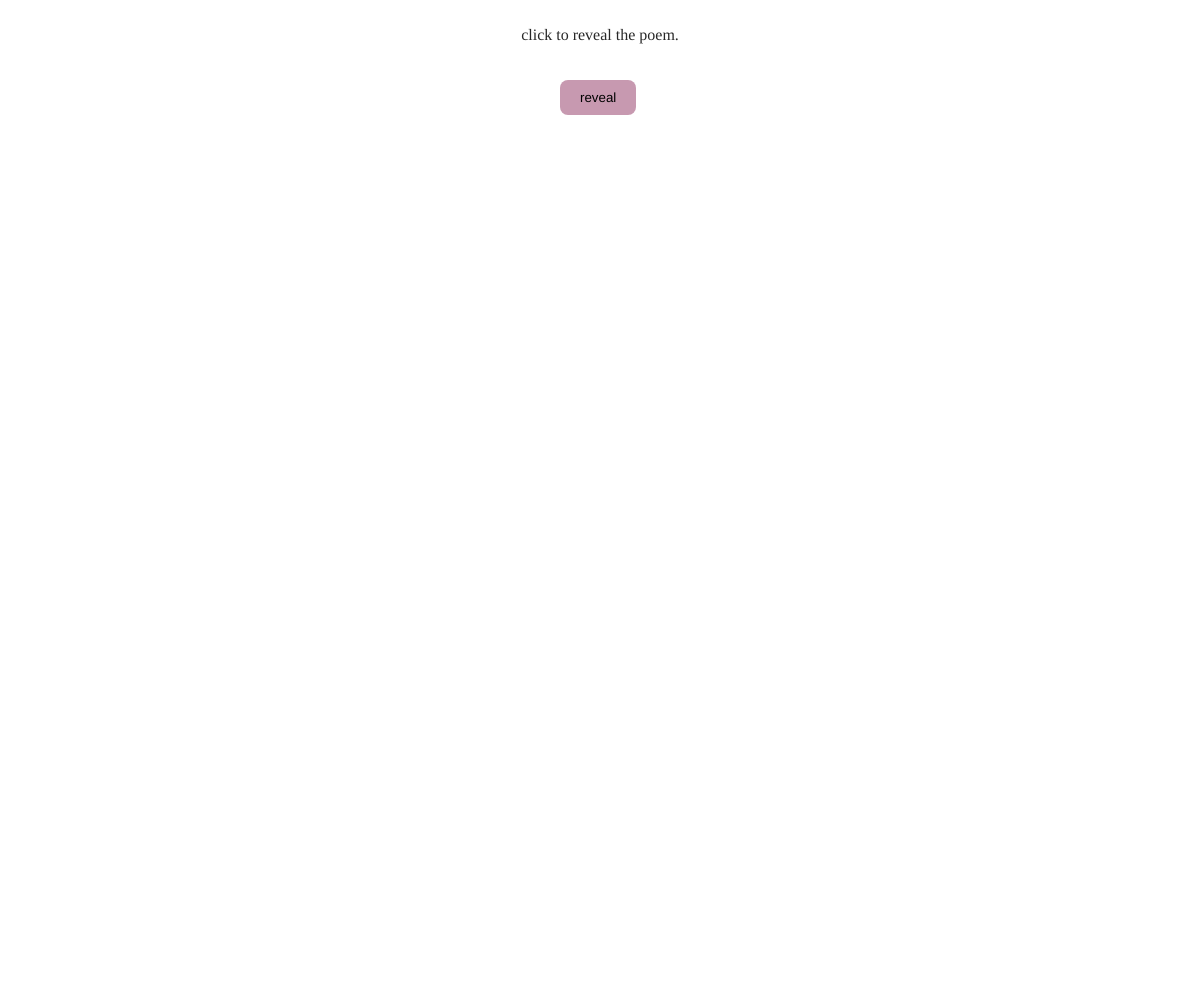
Frame 1 (no input)
Frame 60 (no input): identical to frame 1, image omitted
Frame 120 (the mouse pressed at the canvas centre since frame 60): identical to frame 1, image omitted

The p5.js sketch that drew this single still picture (run headless with seeded random() and noise() and a simulated clock; from frame 60 on, the mouse is pressed at the canvas centre):

// p5.js sketch
// ── sketch.js
let lines = [
  "no words appear before me in the aftermath",
  "salt streams out my eyes and into my ears",
  "every single thing i touch becomes sick with sadness.",
  "'cause its all over now, all out to sea",

  "did some bird flap its wings over in Asia?",
  "did some force take you because i didn't pray?",
  "every single thing to come has turned into ashes.",
  "'cause it's all over now. it's not meant to be.",
  "so i'll say words i don't believe:",

  "goodbye, goodbye, goodbye,",
  "you were bigger than the whole sky.",
  "you were more than just a short time.",
  "and i've got a lot to pine about,",
  "i've got a lot to live without.",

  "i'm never going to meet",
  "what could've been,",
  "would've been,",
  "what should've been you.",

  "♡",
  "(taylor swift, bigger than the whole sky, 2022)."
];

let currentLine = 0;
let revealedText = [];

let button;

function setup() {
  createCanvas(windowWidth, windowHeight);
  textAlign(CENTER);
  textFont('Georgia');
  
//-------reveal button at top
  button = createButton('reveal');
  button.position(width / 2 - 40, 80);
  button.style('padding', '10px 20px');
  button.style('background-color', '#c799b0');
  button.style('border', 'none');
  button.style('border-radius', '8px');
  button.mousePressed(revealLine);
}

function draw() {
  let progress = currentLine / lines.length;

  //-------background goes from white to black
  let shade = 255 * (1 - progress);
  background(shade);

  //-------text goes from black to white
  let textShade = 40 + (215 * progress);
  fill(textShade);

  textSize(16);
  text("click to reveal the poem.", width / 2, 40);

  //----------draws poem lines
  let startY = 150;
  for (let i = 0; i < revealedText.length; i++) {
    text(revealedText[i], width / 2, startY + i * 28);
  }
}

function revealLine() {
  if (currentLine < lines.length) {
    revealedText.push(lines[currentLine]);
    currentLine++; //----------moves to next line next click
  } else {
    button.html("gone."); //----------button changes from reveal to gone
  }
}
